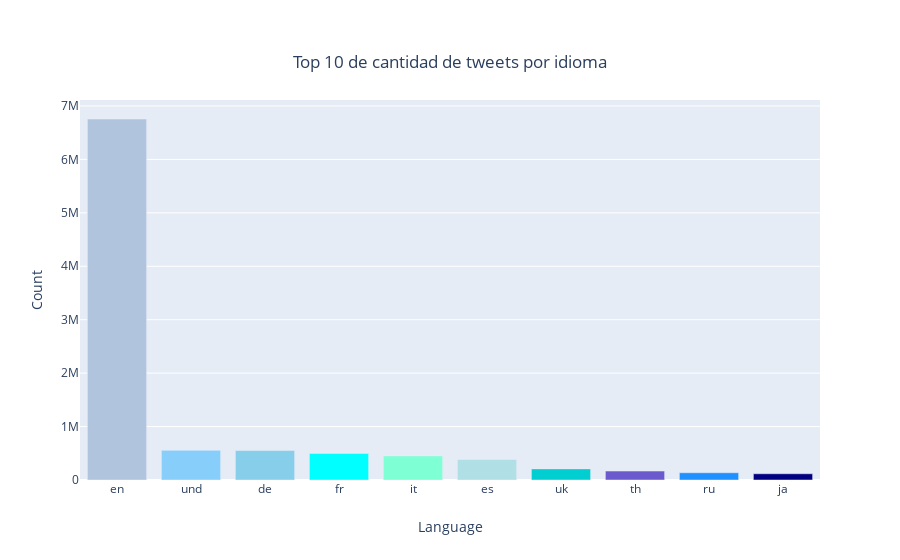

Notebook cell for this chart:
### Code cell
import plotly.graph_objects as go
# contamos el total de tweets por cada lengua, y mostramos el top 10
language_counts = selected_csvs["language"].value_counts().head(10)

#hacemos diagrama de barras
fig = go.Figure(data=[go.Bar(x=language_counts.index, y=language_counts.values, 
                             marker=dict(color=['lightsteelblue', 'lightskyblue','skyblue', 'aqua', 'aquamarine','powderblue', 'darkturquoise', 'slateblue', 'dodgerblue', 'navy']))])

# añadimos etiquetas
fig.update_layout(
    title={
        'text': 'Top 10 de cantidad de tweets por idioma',
        'y':0.9,
        'x':0.5,
        'xanchor': 'center',
        'yanchor': 'top'}, xaxis_title='Language', yaxis_title='Count')
fig.show()

### Figure 1 — Plotly figure (JSON) as saved in the notebook; plotly's stock layout.template omitted (floating-point values rounded to 4 significant figures)
{"data": [{"marker": {"color": ["lightsteelblue", "lightskyblue", "skyblue", "aqua", "aquamarine", "powderblue", "darkturquoise", "slateblue", "dodgerblue", "navy"]}, "type": "bar", "x": ["en", "und", "de", "fr", "it", "es", "uk", "th", "ru", "ja"], "y": [6756580, 554972, 551474, 496607, 450824, 384543, 208180, 167468, 135511, 116973]}], "layout": {"title": {"text": "Top 10 de cantidad de tweets por idioma", "x": 0.5, "xanchor": "center", "y": 0.9, "yanchor": "top"}, "xaxis": {"title": {"text": "Language"}}, "yaxis": {"title": {"text": "Count"}}}}
